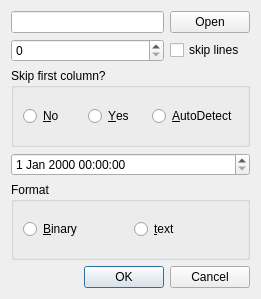
<?xml version="1.0" encoding="UTF-8"?>
<ui version="4.0">
 <class>CustomOpenDialog</class>
 <widget class="QDialog" name="CustomOpenDialog">
  <property name="geometry">
   <rect>
    <x>0</x>
    <y>0</y>
    <width>261</width>
    <height>299</height>
   </rect>
  </property>
  <property name="windowTitle">
   <string>Custom open</string>
  </property>
  <layout class="QVBoxLayout" name="verticalLayout">
   <item>
    <layout class="QGridLayout" name="gridLayout">
     <item row="0" column="0">
      <widget class="QLineEdit" name="lineEdit"/>
     </item>
     <item row="1" column="0">
      <widget class="QSpinBox" name="spinBox">
       <property name="maximum">
        <number>1000</number>
       </property>
      </widget>
     </item>
     <item row="1" column="1">
      <widget class="QCheckBox" name="checkBox">
       <property name="text">
        <string>skip lines</string>
       </property>
      </widget>
     </item>
     <item row="0" column="1">
      <widget class="QPushButton" name="pushButton">
       <property name="text">
        <string>Open</string>
       </property>
      </widget>
     </item>
    </layout>
   </item>
   <item>
    <widget class="QGroupBox" name="groupBox">
     <property name="title">
      <string>Skip first column?</string>
     </property>
     <layout class="QHBoxLayout" name="horizontalLayout">
      <item>
       <widget class="QRadioButton" name="radioButton_2">
        <property name="text">
         <string>&amp;No</string>
        </property>
       </widget>
      </item>
      <item>
       <widget class="QRadioButton" name="radioButton">
        <property name="text">
         <string>&amp;Yes</string>
        </property>
       </widget>
      </item>
      <item>
       <widget class="QRadioButton" name="radioButton_3">
        <property name="text">
         <string>&amp;AutoDetect</string>
        </property>
       </widget>
      </item>
     </layout>
    </widget>
   </item>
   <item>
    <widget class="QDateTimeEdit" name="dateTimeEdit"/>
   </item>
   <item>
    <widget class="QGroupBox" name="groupBox_2">
     <property name="title">
      <string>Format</string>
     </property>
     <layout class="QHBoxLayout" name="horizontalLayout_2">
      <item>
       <widget class="QRadioButton" name="binary">
        <property name="text">
         <string>&amp;Binary</string>
        </property>
       </widget>
      </item>
      <item>
       <widget class="QRadioButton" name="text">
        <property name="text">
         <string>&amp;text</string>
        </property>
       </widget>
      </item>
     </layout>
    </widget>
   </item>
   <item>
    <widget class="QDialogButtonBox" name="buttonBox">
     <property name="orientation">
      <enum>Qt::Horizontal</enum>
     </property>
     <property name="standardButtons">
      <set>QDialogButtonBox::Cancel|QDialogButtonBox::Ok</set>
     </property>
    </widget>
   </item>
  </layout>
 </widget>
 <resources/>
 <connections>
  <connection>
   <sender>buttonBox</sender>
   <signal>accepted()</signal>
   <receiver>CustomOpenDialog</receiver>
   <slot>accept()</slot>
   <hints>
    <hint type="sourcelabel">
     <x>248</x>
     <y>254</y>
    </hint>
    <hint type="destinationlabel">
     <x>157</x>
     <y>274</y>
    </hint>
   </hints>
  </connection>
  <connection>
   <sender>buttonBox</sender>
   <signal>rejected()</signal>
   <receiver>CustomOpenDialog</receiver>
   <slot>reject()</slot>
   <hints>
    <hint type="sourcelabel">
     <x>316</x>
     <y>260</y>
    </hint>
    <hint type="destinationlabel">
     <x>286</x>
     <y>274</y>
    </hint>
   </hints>
  </connection>
 </connections>
</ui>
